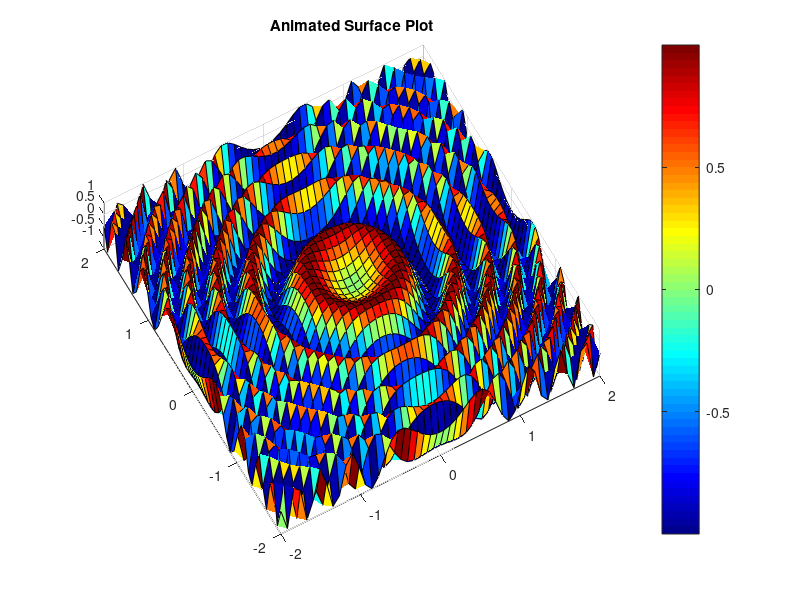

Write MATLAB code to recreate this figure.
%=============================================================================
% Copyright (c) 2016-present Allan CORNET (Nelson)
%=============================================================================
% This file is part of Nelson.
%=============================================================================
% LICENCE_BLOCK_BEGIN
% SPDX-License-Identifier: LGPL-3.0-or-later
% LICENCE_BLOCK_END
%=============================================================================
% <--ADV-CLI MODE-->
%=============================================================================
f = figure();
[x, y, z] = peaks();
hs = surf (x,y,z);
axis manual
nframes = 50;
mov(nframes) = struct ("cdata", [], "colormap", []);
for ii = 1:nframes
  set (hs, "ZData", z * sin (2*pi*ii/nframes));
  mov(ii) = getframe (f);
end
clf ();
movie (mov, 3, 25);
%=============================================================================
f = figure('Visible', 'off');
axis manual
[X, Y] = meshgrid(linspace(-2, 2, 50)); % Create mesh grid
Z = sin(2 * pi * (X.^2 + Y.^2)); % Initial surface data
h = surf(X, Y, Z); % Plot initial surface
colormap(jet);
colorbar;
title('Animated Surface Plot');

% Number of frames
nFrames = 50;
frames(nFrames) = struct('cdata', [], 'colormap', []);
view([-29    82])
% Animation loop
for k = 1:nFrames
    % Update surface data
    Z = sin(2 * pi * (X.^2 + Y.^2) + 2 * pi * k / nFrames);
    set(h, 'ZData', Z);
    
    % Capture the frame
    frames(k) = getframe(f);
end
close(f);

figure();
movie(frames, 5)
%=============================================================================
